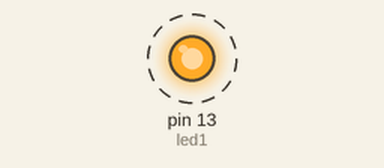
Simulated run of this sketch. Board: Arduino Uno, built with avr-gcc and run on an emulated ATmega328P. Parts: output pins drawn as LEDs (lit = HIGH). Dashed ring = blinking.

Above: at 10.5 s.
Timing chart, 0 to 14.6 s (numbered marks = the images above):
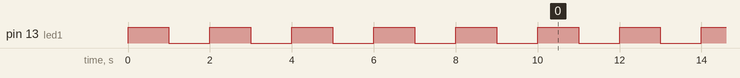

Measured:
- by itself, pin 13 (led1): alternates HIGH for 1.0 s and LOW for 1.0 s

The sketch:

Relay.ino
```cpp
int led1=13;
void setup() {
  // put your setup code here, to run once:
pinMode(led1, OUTPUT);
 for (int i=0; i<5; i++){
  digitalWrite(led1, HIGH); delay(1000);
  digitalWrite(led1, LOW); delay(1000);
 }
}

void loop() {
 digitalWrite(led1, HIGH); delay(1000);
  digitalWrite(led1, LOW); delay(1000);
}
```
